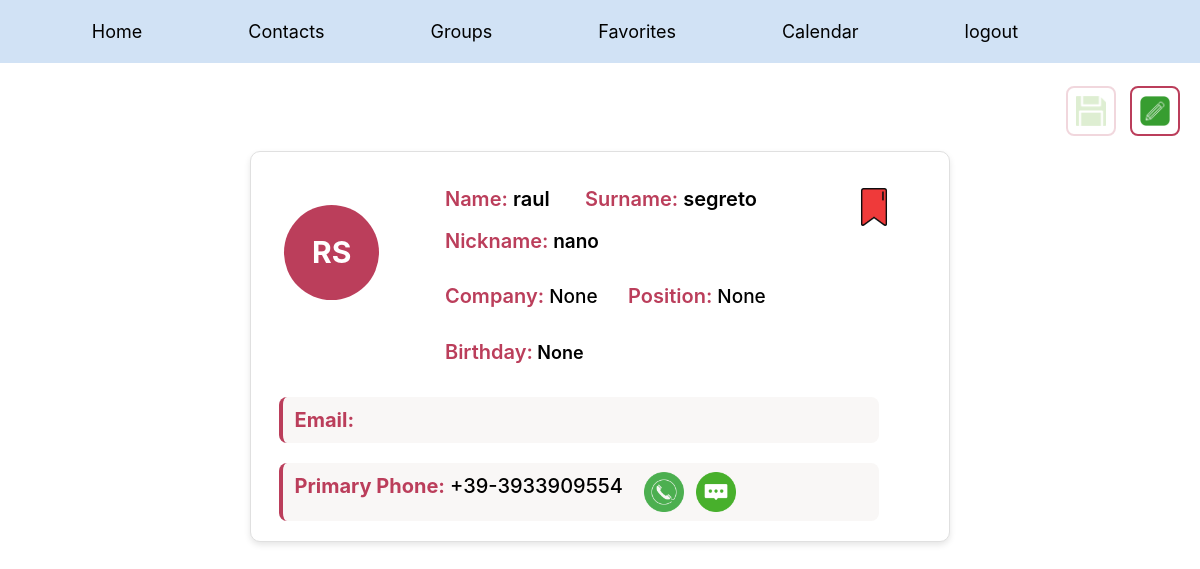
The app's page /contact/15/ (signed in), older data.
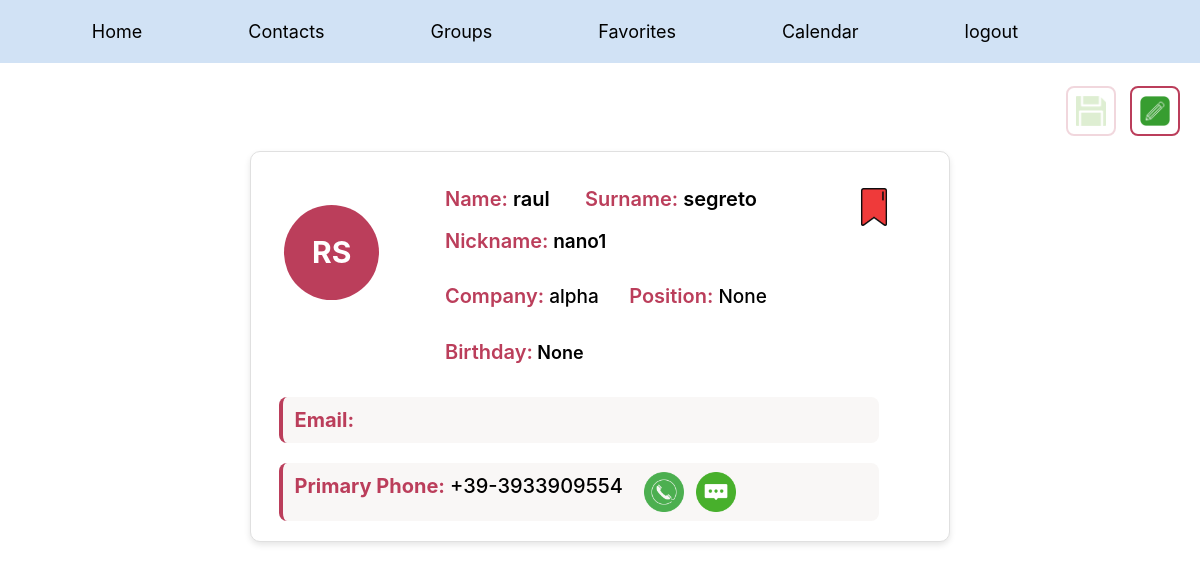
The same page, newer data.
### contacts/models.py (models this page shows, shortened)
class Contact(models.Model):
    owner = models.ForeignKey(User, on_delete=models.CASCADE)
    name = models.CharField(max_length=10)
    birthday = models.DateField(null=True, blank=True)
    surname = models.CharField(max_length=10)
    nickname = models.CharField(max_length=20, blank=True, null=True)
    email = models.EmailField(blank=True, null=True)
    company = models.CharField(max_length=20, blank=True, null=True)
    job_position = models.CharField(max_length=20, blank=True, null=True)
    phone_number_1 = models.CharField(max_length=15)
    phone_number_2 = models.CharField(max_length=15, blank=True, null=True)
    isFavorite = models.BooleanField(default=False)

### contacts/views.py (the view)
# urls.py: path('contact/<int:id>/', views.contact_detail, name='contact_detail'),
@login_required
def contact_detail(request, id):
    contact = Contact.objects.get(id=id)
    return render(request, 'contacts/contact_details.html', {
        'contact': contact
    })

### contacts/templates/contacts/contact_details.html (shortened to what this page needs)
{% extends "standard/layout.html" %}
{% load static %}
{% block head %}
<link href="{% static 'contact_style/contacts/contact_details.css' %}" rel="stylesheet">
<link href="{% static 'contact_style/components/header_buttons.css' %}" rel="stylesheet">
<link href="{% static 'contact_style/components/profile_pictures.css' %}" rel="stylesheet">
{% endblock %}
{% block body %}
<div class="header-section">
    <div class="profile-icons">
        <button id="saveButtonContact" disabled="true"><img src="{% static 'img/save.png' %}" class="icon" alt="Save">
        </button>
        <button id="editButtonContact"><img src="{% static 'img/edit.png' %}" class="icon" alt="Edit">
        </button>
    </div>
</div>
<div class="profile-container" data-contact-id="{{ contact.id }}">
    <div class="profile-picture-contact-details">
        {{ contact.name.0|upper }}{{ contact.surname.0|upper }}
    </div>
    <button id="FavoriteButtonContact"  onclick="toggleFavoriteContact(this, {{ contact.id }})">
        {% if contact.isFavorite %}
        <img src="{% static 'img/redFavorite.png' %}" data-white-src="{% static 'img/whiteFavorite.png' %}" data-red-src="{% static 'img/redFavorite.png' %}" class="Favorite" alt="Favorite Icon">
        {% else %}
        <img src="{% static 'img/whiteFavorite.png' %}" data-white-src="{% static 'img/whiteFavorite.png' %}" data-red-src="{% static 'img/redFavorite.png' %}" class="Favorite" alt="Favorite Icon">
        {% endif %}
    </button>
    <div class="user-info">
        <div class="name-row">
            <span class="label">Name:</span>
            <span id="firstName" contenteditable="false">{{ contact.name }}</span>
            <span class="label">Surname:</span>
            <span id="lastName" contenteditable="false">{{ contact.surname }}</span>
        </div>
        <div class="nickname-row">
            <span class="label">Nickname:</span>
            <span id="nickname" contenteditable="false">{{ contact.nickname }}</span>
        </div>
        <div class="job-row">
            <span class="label">Company:</span>
            <span id="company" contenteditable="false">{{ contact.company }}</span>
            <span class="label">Position:</span>
            <span id="jobPosition" contenteditable="false">{{ contact.job_position }}</span>
        </div>
        <div class="birthday-row">
            <span class="label">Birthday:</span>
            <span id="birthday" contenteditable="false">{{ contact.birthday }}</span>
        </div>
        <div class="contact-detail">
            <span class="label">Email:</span>
        </div>
        <div class="contact-detail">
            <span class="label">Primary Phone:</span>
            <span id="phone1" contenteditable="false" class="value"  data-phone="{{ contact.phone_number_1 }}">{{ contact.phone_number_1 }}</span>
            <button id="primaryPhoneButton">
                <img src="{% static 'img/phone.png' %}" class="icon" alt="Call Primary">
            </button>
            <button id="primaryMessageButton">
                <img src="{% static 'img/message.png' %}" class="icon" alt="Message Primary">
            </button>
        </div>
    </div>
</div>
{% endblock %}

Row changes from the older to the newer data that the page shows:
changed Contact "raul": nickname "nano" → "nano1"; company "None" → "alpha"
